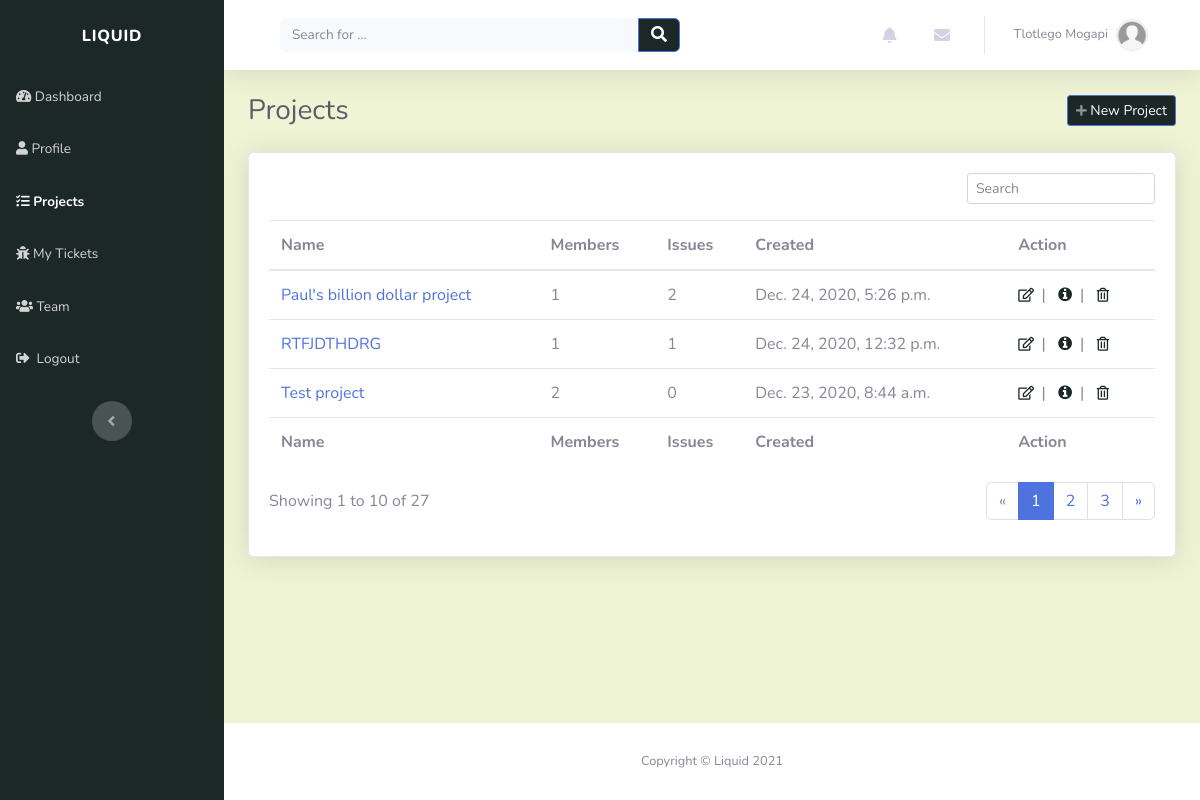
/projects/ (signed in), run on an earlier commit of the app's database.
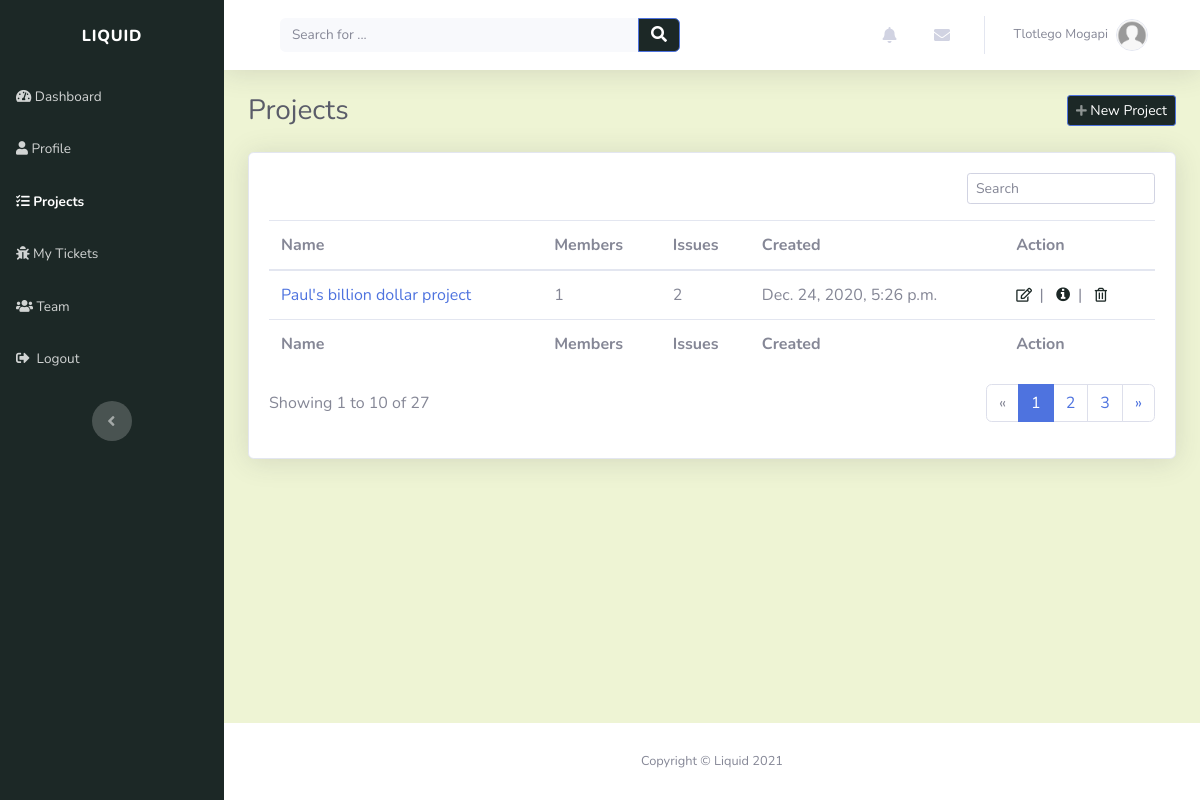
And on a later commit of the database.
### projects/models.py (models this page shows)
class Project(models.Model):
    name = models.CharField(max_length=50, unique=True)
    description = models.CharField(max_length=200)
    created_on = models.DateTimeField(verbose_name="date created", auto_now_add=True)
    created_by = models.ForeignKey(Profile, on_delete=models.CASCADE)
    slug = models.SlugField(unique=True, blank=True)
    def __str__(self):
        return self.name

### projects/views.py (the view)
# urls.py: path('', views.projects_view, name="projects_page"),
@login_required(login_url='login_page')
def projects_view(request):
    context = {}
    user = request.user
    profile = get_object_or_404(Profile, user=user)
    context['user_projects'] = Project.objects.filter(
        created_by=profile).order_by('-created_on')
    return render(request, "projects/projects.html", context)

### index/custom_processors.py (called while the page is built)
def profile_processor(request):
    if request.user.is_authenticated:
        user = request.user
        user_profile = get_object_or_404(Profile, user=user)
        user_messages = DirectMessage.objects.filter(receiver=user_profile).order_by('-created_on')[:5]
        user_alerts = Alert.objects.filter(user=user_profile).order_by('-created_on')[:5]
        return {'profile': user_profile, 'direct_messages': user_messages, 'alerts': user_alerts}
    else:
        return{}

### projects/templates/projects/projects.html
{% extends "index/header.html" %} {% load static %} {% block title %}Projects{% endblock %} {% block content %}
<div class="d-sm-flex justify-content-between align-items-center mb-4">
	<h3 class="text-dark mb-0">Projects</h3>
	<a
		class="btn btn-primary btn-sm d-none d-sm-inline-block"
		role="button"
		href="{% url 'add_project' %}"
		style="background: rgb(28, 40, 38)"
		><em class="fas fa-plus fa-sm text-white-50"></em>&nbsp;New Project</a
	>
</div>
<div class="card shadow">
	<div class="card-body">
		<div class="row">
			<div class="col-md-12">
				<div class="text-md-right dataTables_filter" id="dataTable_filter">
					<label
						><input
							type="search"
							class="form-control form-control-sm"
							aria-controls="dataTable"
							placeholder="Search"
					/></label>
				</div>
			</div>
		</div>
		<div class="table-responsive table mt-2" id="dataTable" role="grid" aria-describedby="dataTable_info">
			<table class="table my-0" id="dataTable" aria-describedby="projects">
				<thead>
					{% include "projects/snippets/table_header.html" %}
				</thead>
				<tbody>
					{% for project in user_projects %} {% include "projects/snippets/project.html" %} {%endfor%}
				</tbody>
				<tfoot>
					{% include "projects/snippets/table_header.html" %}
				</tfoot>
			</table>
		</div>
		{% include "projects/snippets/pagination.html" %}
	</div>
</div>
{% endblock %}

### projects/templates/projects/snippets/project.html
<tr style="white-space: nowrap">
	<td><a href="{% url 'view_project' project.slug %}">{{ project | truncatechars:40 }}</a></td>
	<td>{{ project.projectrole_set.all.count }}</td>
	<td>{{ project.tickets.all.count }}</td>
	<td>{{ project.created_on }}</td>
	<td>{% include "projects/snippets/project_action.html" %}</td>
</tr>

### projects/templates/projects/snippets/project_action.html
<a role="button" href="{% url 'edit_project' project.slug %}" style="color: rgb(28, 40, 38)" title="Edit"
	><em class="far fa-edit fa-sm">&nbsp</em></a
>
|&nbsp&nbsp
<a role="button" href="{% url 'view_project' project.slug %}" style="color: rgb(28, 40, 38)" title="More information"
	><em class="fa fa-info-circle">&nbsp</em></a
>
|&nbsp&nbsp
<a role="button" href="{% url 'delete_project' project.slug %}" style="color: rgb(28, 40, 38)" title="Delete"
	><em class="far fa-trash-alt fa-sm">&nbsp</em></a
>

What changed in the data, as far as the page shows it:
removed Project: name "RTFJDTHDRG", projectrole_set.all.count "1", tickets.all.count "1", created_on "Dec. 24, 2020, 12:32 p.m."
removed Project: name "Test project", projectrole_set.all.count "2", tickets.all.count "0", created_on "Dec. 23, 2020, 8:44 a.m."
